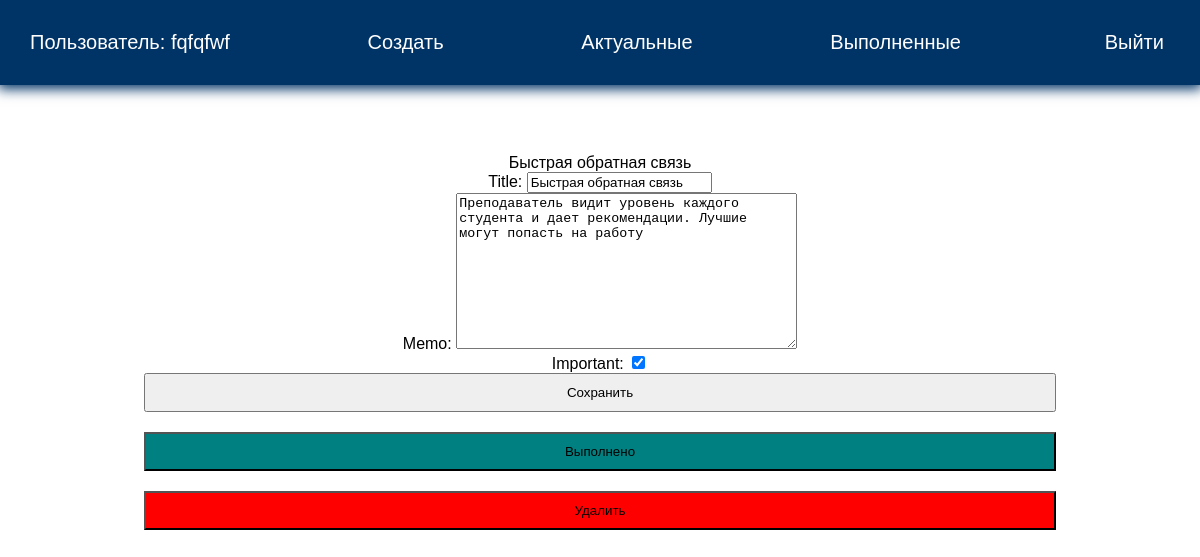
/todo/5 (signed in), run on the app's committed database.
### todo/models.py (models this page shows, shortened)
class Todo(models.Model):
    title = models.CharField(max_length=100)
    memo = models.TextField(blank=True)
    created = models.DateTimeField(auto_now_add=True)
    date_completed = models.DateTimeField(blank=True, null=True)
    important = models.BooleanField(default=False)
    user = models.ForeignKey(User, on_delete=models.CASCADE)

### todo/views.py (the view, shortened to what this page needs)
# urls.py: path('todo/<int:todo_pk>', views.view_todo, name="viewtodo"),
@login_required
def view_todo(request, todo_pk):
    todo = get_object_or_404(Todo, pk=todo_pk)
    if request.method == "GET":
        form = TodoForm(instance=todo)
        return render(request, 'todo/viewtodo.html', {'todo': todo, 'form': form})

### todo/forms.py
class TodoForm(ModelForm):
    class Meta:
        model = Todo
        fields = ['title', 'memo', 'important']

### todo/templates/todo/viewtodo.html (shortened to what this page needs)
{% extends 'todo/base.html' %}
{% block content %}
{{ todo.title }}
<form action="" method="post">
    {{form}}
    <button class="btn">Сохранить</button>
</form>
<form action="{% url 'completetodo' todo.id %}" method="post">
    <button class="btn good">Выполнено</button>
</form>
<form action="{% url 'deletetodo' todo.id %}" method="post">
    <button class="btn remove">Удалить</button>
</form>
{% endblock %}

### todo/templates/todo/base.html (shortened to what this page needs)
<!DOCTYPE html>
{% load static %}
<html lang="en">
<head>
    <link rel="stylesheet" href="{% static 'css/style.css' %}">
</head>
<body>
<div class="menu">
    <div class="wrap">
        <ul>
            {% if user.is_authenticated %}
                <li class="logo">Пользователь: {{ user.username }}</li>
                <li><a href="{% url 'createtodo' %}">Создать</a></li>
                <li><a href="{% url 'currenttodos' %}">Актуальные</a></li>
                <li><a href="{% url 'completedtodos' %}">Выполненные</a></li>
                <li>
                    <form action="{% url 'logoutuser' %}" method="post">
                        <button class="top">Выйти</button>
                    </form>
                </li>
            {% else %}
            <li><a href="{% url 'signupuser' %}">Зарегистрироваться</a></li>
            <li><a href="{% url 'loginuser' %}">Войти</a></li>
            {% endif %}
        </ul>
    </div>
</div>
<div class="content">
    <div class="wrap">
        {% block content %}
    {% endblock %}
    </div>
</div>
</body>
</html>

### todo/static/css/style.css (style rules this page uses)
body { margin: 0; padding: 0; font-family: Arial, Helvetica, sans-serif; }
.wrap { max-width: 1200px; margin: 0 auto; padding: 10px 30px; box-sizing: border-box; }
.menu { background: #003366; box-shadow: 0 2px 12px 2px #003366; }
ul { list-style: none; padding: 0; }
.menu ul { display: flex; justify-content: space-between; align-items: center; font-size: 20px; }
.menu a, .logo { color: #FFF; }
a { text-decoration: none; }
.content .wrap { margin-top: 40px; text-align: center; }
.top { background: transparent; border: 0; color: #FFF; font-size: 20px; cursor: pointer; }
.btn { width: 80%; padding: 10px; margin-bottom: 20px; }
.good { background: teal; }
.remove { background: red; }

### data on the page
Todo: title "Быстрая обратная связь", memo "Преподаватель видит уровень каждого студента и дает рекомендации. Лучшие могут попасть на работу", important "☑"

### other printed values
{{ user.username }} "fqfqfwf"
